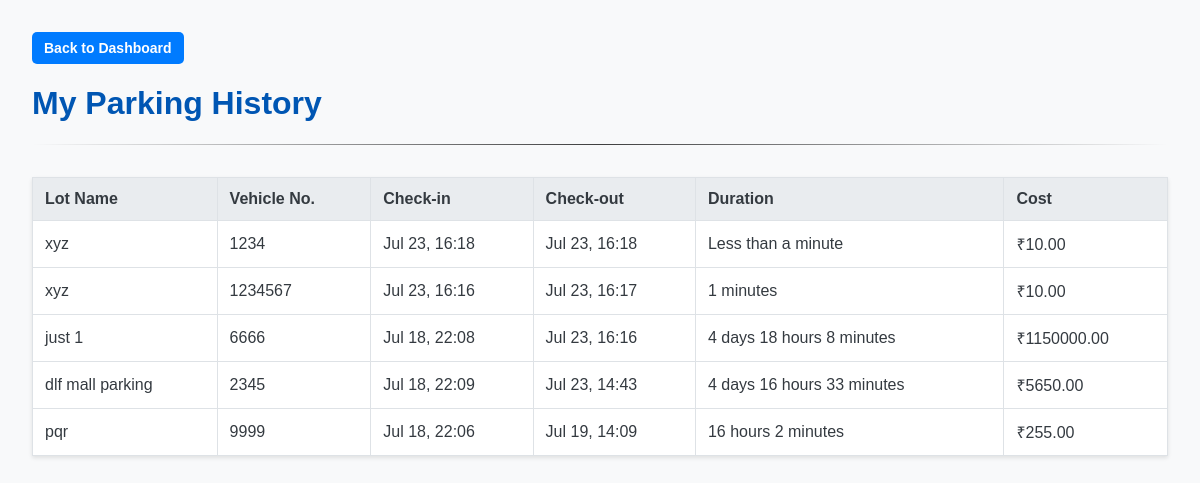
The app's page /history (signed in) with its own data.
### models/models.py (models this page shows)
class Booking(db.Model):
    __tablename__ = 'bookings'
    id = db.Column(db.Integer, primary_key=True)
    vehicle_number = db.Column(db.String(20), nullable=False)
    check_in_time = db.Column(db.DateTime, nullable=False, default=datetime.utcnow)
    check_out_time = db.Column(db.DateTime, nullable=True)
    total_cost = db.Column(db.Float, nullable=True)
    user_id = db.Column(db.Integer, db.ForeignKey('users.id'), nullable=False)
    spot_id = db.Column(db.Integer, db.ForeignKey('parking_spots.id'), nullable=False)

class ParkingLot(db.Model):
    __tablename__ = 'parking_lots'
    id = db.Column(db.Integer, primary_key=True)
    name = db.Column(db.String(100), nullable=False)
    address = db.Column(db.String(200), nullable=False)
    pincode = db.Column(db.String(10), nullable=False)
    price_per_hour = db.Column(db.Float, nullable=False)
    capacity = db.Column(db.Integer, nullable=False)
    spots = db.relationship('ParkingSpot', backref='parking_lot', lazy=True, cascade="all, delete-orphan")

### app.py (the view)
@app.route('/history')
def user_history():
    user_id = session.get('user_id')
    if not user_id:
        return redirect(url_for('login'))
    completed_bookings = Booking.query.filter(Booking.user_id == user_id,Booking.check_out_time.isnot(None)).order_by(Booking.check_out_time.desc()).all()
    for booking in completed_bookings:
        booking.duration_str = format_duration(booking)
    return render_template('user_history.html', bookings=completed_bookings)

### app.py (called while the page is built)
def format_duration(booking):
    if not (booking.check_out_time and booking.check_in_time):
        return "N/A"
    delta = booking.check_out_time - booking.check_in_time
    total_seconds = delta.total_seconds()
    days, remainder = divmod(total_seconds, (24*60*60))
    hours, remainder = divmod(remainder, (60*60))
    minutes, remainder = divmod(remainder, 60)
    parts = ""
    if days > 0:
        parts += (f"{int(days)} days ")
    if hours > 0:
        parts += (f"{int(hours)} hours ")
    if minutes > 0:
        parts += (f"{int(minutes)} minutes")
    if parts:
        return parts
    else:
        return "Less than a minute"

### templates/user_history.html (shortened to what this page needs)
<!DOCTYPE html>
<html lang="en">
<head>
    <link rel="stylesheet" href="{{ url_for('static', filename='css/styles.css') }}">
</head>
<body>
    <div>
        <a href="{{ url_for('user_dashboard') }}" class="btn btn-primary"> Back to Dashboard</a>
    </div>
    <h1>My Parking History</h1>
    <hr>
    <table>
        <thead>
            <tr>
                <th>Lot Name</th>
                <th>Vehicle No.</th>
                <th>Check-in</th>
                <th>Check-out</th>
                <th>Duration</th>
                <th>Cost</th>
            </tr>
        </thead>
        <tbody>
            {% for booking in bookings %}
            <tr>
                <td>{{ booking.parking_spot.parking_lot.name }}</td>
                <td>{{ booking.vehicle_number }}</td>
                <td>{{ booking.check_in_time.strftime('%b %d, %H:%M') }}</td>
                <td>{{ booking.check_out_time.strftime('%b %d, %H:%M') }}</td>
                <td>{{ booking.duration_str }}</td>
                <td>₹{{ '%.2f'|format(booking.total_cost) }}</td>
            </tr>
            {% else %}
            <tr>
                <td colspan="6">You have no past parking records.</td>
            </tr>
            {% endfor %}
        </tbody>
    </table>
</body>
</html>

### static/css/styles.css (style rules this page uses)
body { font-family: sans-serif; margin: 2em; background-color: #f8f9fa; color: #343a40; }
h1, h2 { color: #0056b3; }
hr { border: 0; height: 1px; background-image: linear-gradient(to right, rgba(0, 0, 0, 0), rgba(0, 0, 0, 0.75), rgba(0, 0, 0, 0)); }
table { width: 100%; border-collapse: collapse; margin-top: 2em; background-color: white; box-shadow: 0 2px 4px rgba(0,0,0,0.1); }
th, td { border: 1px solid #dee2e6; padding: 12px; text-align: left; }
th { background-color: #e9ecef; }
.btn { padding: 8px 12px; border-radius: 5px; border: none; cursor: pointer; font-weight: bold; color: white; text-decoration: none; font-size: 14px; display: inline-block; }
.btn-primary { background-color: #007bff; }

### records on screen
Booking: parking_spot.parking_lot.name "xyz", vehicle_number "1234", check_in_time "Jul 23, 16:18", check_out_time "Jul 23, 16:18", duration_str "Less than a minute", total_cost "10.00"
Booking: parking_spot.parking_lot.name "xyz", vehicle_number "1234567", check_in_time "Jul 23, 16:16", check_out_time "Jul 23, 16:17", duration_str "1 minutes", total_cost "10.00"
Booking: parking_spot.parking_lot.name "just 1", vehicle_number "6666", check_in_time "Jul 18, 22:08", check_out_time "Jul 23, 16:16", duration_str "4 days 18 hours 8 minutes", total_cost "1150000.00"
Booking: parking_spot.parking_lot.name "dlf mall parking", vehicle_number "2345", check_in_time "Jul 18, 22:09", check_out_time "Jul 23, 14:43", duration_str "4 days 16 hours 33 minutes", total_cost "5650.00"
Booking: parking_spot.parking_lot.name "pqr", vehicle_number "9999", check_in_time "Jul 18, 22:06", check_out_time "Jul 19, 14:09", duration_str "16 hours 2 minutes", total_cost "255.00"
